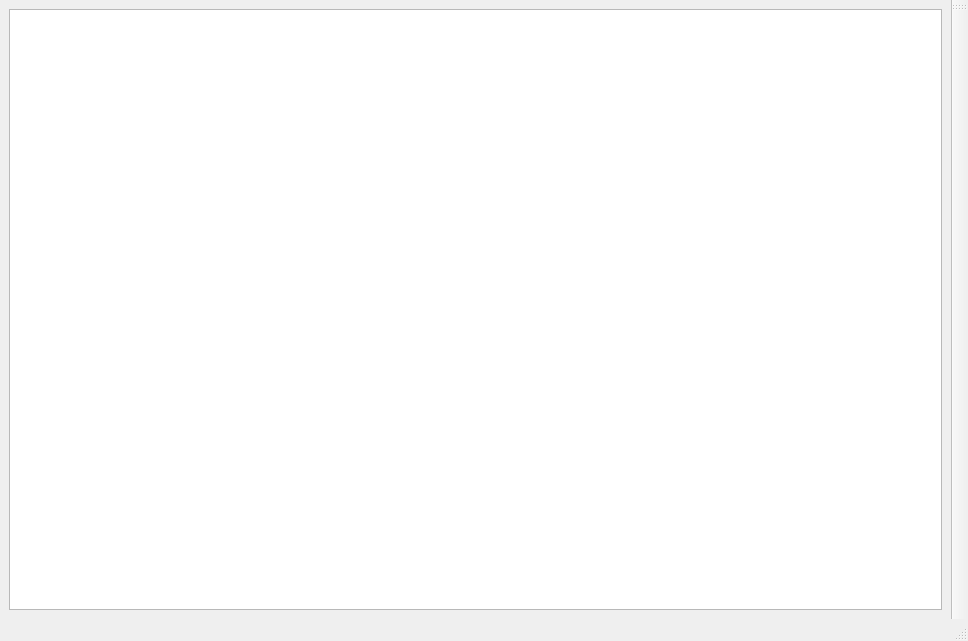
<?xml version="1.0" encoding="UTF-8"?>
<ui version="4.0">
 <class>MainWindow</class>
 <widget class="QMainWindow" name="MainWindow">
  <property name="geometry">
   <rect>
    <x>0</x>
    <y>0</y>
    <width>968</width>
    <height>641</height>
   </rect>
  </property>
  <property name="windowTitle">
   <string>MainWindow</string>
  </property>
  <widget class="QWidget" name="centralwidget">
   <layout class="QGridLayout" name="gridLayout">
    <item row="0" column="0">
     <widget class="QTableView" name="tableView"/>
    </item>
   </layout>
  </widget>
  <widget class="QMenuBar" name="menubar">
   <property name="geometry">
    <rect>
     <x>0</x>
     <y>0</y>
     <width>968</width>
     <height>26</height>
    </rect>
   </property>
  </widget>
  <widget class="QStatusBar" name="statusbar"/>
  <widget class="QToolBar" name="toolBar">
   <property name="windowTitle">
    <string>toolBar</string>
   </property>
   <property name="allowedAreas">
    <set>Qt::BottomToolBarArea|Qt::RightToolBarArea|Qt::TopToolBarArea</set>
   </property>
   <property name="orientation">
    <enum>Qt::Vertical</enum>
   </property>
   <property name="iconSize">
    <size>
     <width>50</width>
     <height>50</height>
    </size>
   </property>
   <property name="toolButtonStyle">
    <enum>Qt::ToolButtonTextUnderIcon</enum>
   </property>
   <attribute name="toolBarArea">
    <enum>RightToolBarArea</enum>
   </attribute>
   <attribute name="toolBarBreak">
    <bool>false</bool>
   </attribute>
  </widget>
 </widget>
 <resources/>
 <connections/>
</ui>
